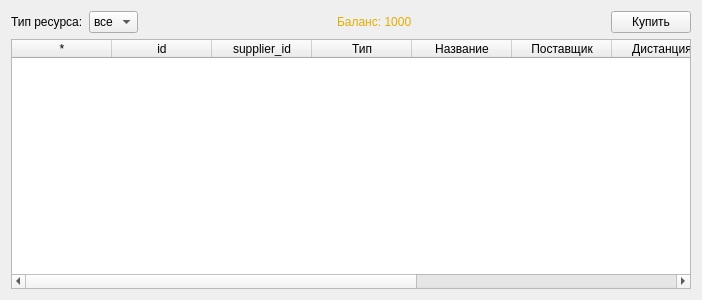
<?xml version="1.0" encoding="UTF-8"?>
<ui version="4.0">
 <class>EOperator</class>
 <widget class="QWidget" name="EOperator">
  <property name="windowModality">
   <enum>Qt::NonModal</enum>
  </property>
  <property name="geometry">
   <rect>
    <x>0</x>
    <y>0</y>
    <width>702</width>
    <height>300</height>
   </rect>
  </property>
  <property name="windowTitle">
   <string>Form</string>
  </property>
  <layout class="QVBoxLayout" name="verticalLayout">
   <item>
    <layout class="QHBoxLayout" name="horizontalLayout">
     <item>
      <widget class="QLabel" name="label_4">
       <property name="text">
        <string>Тип ресурса:</string>
       </property>
      </widget>
     </item>
     <item>
      <widget class="QComboBox" name="resourceType_cbx">
       <item>
        <property name="text">
         <string>все</string>
        </property>
       </item>
      </widget>
     </item>
     <item>
      <spacer name="horizontalSpacer">
       <property name="orientation">
        <enum>Qt::Horizontal</enum>
       </property>
       <property name="sizeHint" stdset="0">
        <size>
         <width>40</width>
         <height>20</height>
        </size>
       </property>
      </spacer>
     </item>
     <item>
      <widget class="QLabel" name="balance_lbl">
       <property name="styleSheet">
        <string notr="true">color: rgb(227, 173, 0);</string>
       </property>
       <property name="text">
        <string>Баланс: 1000</string>
       </property>
      </widget>
     </item>
     <item>
      <spacer name="horizontalSpacer_2">
       <property name="orientation">
        <enum>Qt::Horizontal</enum>
       </property>
       <property name="sizeHint" stdset="0">
        <size>
         <width>40</width>
         <height>20</height>
        </size>
       </property>
      </spacer>
     </item>
     <item>
      <widget class="QPushButton" name="buy_resources_btn">
       <property name="text">
        <string>Купить</string>
       </property>
      </widget>
     </item>
    </layout>
   </item>
   <item>
    <widget class="QTableWidget" name="res_tw">
     <column>
      <property name="text">
       <string>*</string>
      </property>
     </column>
     <column>
      <property name="text">
       <string>id</string>
      </property>
     </column>
     <column>
      <property name="text">
       <string>supplier_id</string>
      </property>
     </column>
     <column>
      <property name="text">
       <string>Тип</string>
      </property>
     </column>
     <column>
      <property name="text">
       <string>Название</string>
      </property>
     </column>
     <column>
      <property name="text">
       <string>Поставщик</string>
      </property>
     </column>
     <column>
      <property name="text">
       <string>Дистанция</string>
      </property>
     </column>
     <column>
      <property name="text">
       <string>Доступно (ед.)</string>
      </property>
     </column>
     <column>
      <property name="text">
       <string>Цена (грн./ед.)</string>
      </property>
     </column>
     <column>
      <property name="text">
       <string>Кол-во</string>
      </property>
     </column>
    </widget>
   </item>
  </layout>
 </widget>
 <resources/>
 <connections/>
</ui>
